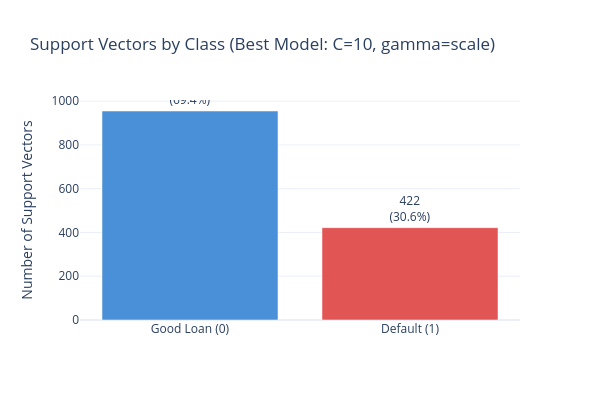

Notebook code for this chart:
### Markdown cell above
---
## 8. Support Vector Analysis

### Code cell
# Use best model
svm_best = grid.best_estimator_
svm_clf = svm_best.named_steps["clf"]

# Count support vectors by class
# svm_clf.support_ is a 1D array of indices (which training samples are support vectors)
support_indices = svm_clf.support_
y_train_support = y_train.iloc[support_indices] if hasattr(y_train, 'iloc') else y_train[support_indices]
n_sv_class_0 = np.sum(y_train_support == 0)
n_sv_class_1 = np.sum(y_train_support == 1)

# Create visualization
sv_data = [
    {"class": "Good Loan (0)", "count": n_sv_class_0, "pct": n_sv_class_0 / len(svm_clf.support_) * 100},
    {"class": "Default (1)", "count": n_sv_class_1, "pct": n_sv_class_1 / len(svm_clf.support_) * 100},
]

fig_sv = go.Figure()
fig_sv.add_trace(go.Bar(
    x=[d["class"] for d in sv_data],
    y=[d["count"] for d in sv_data],
    text=[f"{d['count']}<br>({d['pct']:.1f}%)" for d in sv_data],
    textposition="outside",
    marker=dict(color=[COLORS["accent"], COLORS["red"]]),
))

best_C = grid.best_params_['clf__C']
best_gamma = grid.best_params_['clf__gamma']
fig_sv.update_layout(
    title=f"Support Vectors by Class (Best Model: C={best_C}, gamma={best_gamma})",
    yaxis_title="Number of Support Vectors",
    xaxis_title="",
    height=400, width=600,
    showlegend=False,
)
fig_sv.show()
save_chart(fig_sv, MODEL_SLUG, "support_vector_distribution")

### Figure 1 — Plotly figure (JSON) as saved in the notebook; plotly's stock layout.template omitted (floating-point values rounded to 4 significant figures)
{"data": [{"marker": {"color": ["#4A90D9", "#E15554"]}, "text": ["955<br>(69.4%)", "422<br>(30.6%)"], "textposition": "outside", "type": "bar", "x": ["Good Loan (0)", "Default (1)"], "y": [955, 422]}], "layout": {"height": 400, "showlegend": false, "title": {"text": "Support Vectors by Class (Best Model: C=10, gamma=scale)"}, "width": 600, "xaxis": {"title": {"text": ""}}, "yaxis": {"title": {"text": "Number of Support Vectors"}}}}
